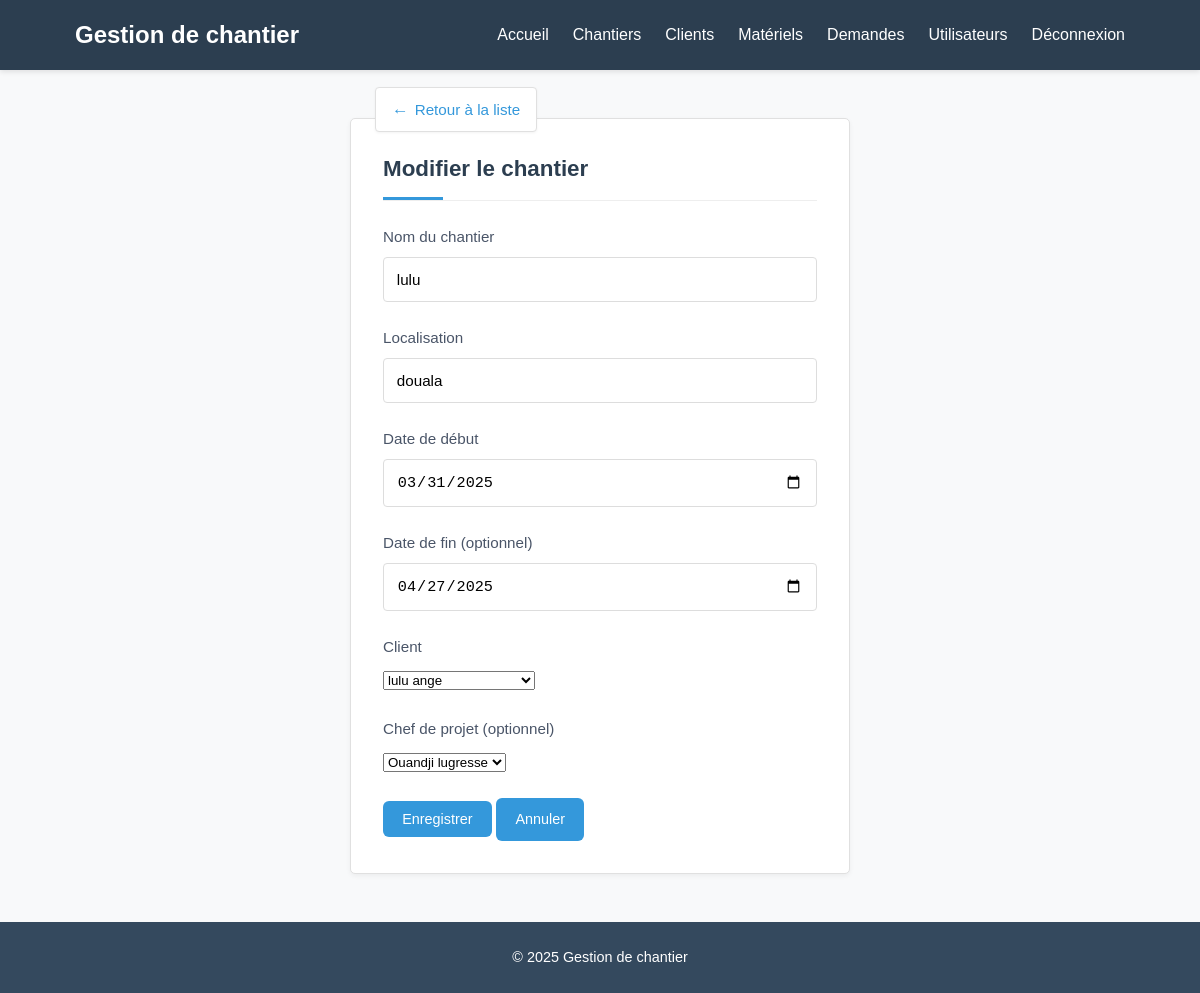
The app's page /pages/chantiers/modifier.php?id=1 (signed in) with its own data.
### tables this page shows
CREATE TABLE `chantiers` (
  `id` int(11) NOT NULL,
  `nom_chantier` varchar(100) NOT NULL,
  `localisation` varchar(100) NOT NULL,
  `date_debut` date DEFAULT NULL,
  `date_fin` date DEFAULT NULL,
  `id_chef` int(11) DEFAULT NULL,
  `client_id` int(11) DEFAULT NULL
);

CREATE TABLE `clients` (
  `id` int(11) NOT NULL,
  `nom` varchar(100) NOT NULL,
  `email` varchar(100) DEFAULT NULL,
  `telephone` varchar(20) DEFAULT NULL,
  `adresse` text DEFAULT NULL
);

CREATE TABLE `users` (
  `id` int(11) NOT NULL,
  `nom` varchar(100) NOT NULL,
  `email` varchar(100) NOT NULL,
  `password` varchar(255) NOT NULL,
  `role` enum('admin','chef_chantier') NOT NULL,
  `created_at` timestamp NOT NULL DEFAULT current_timestamp()
);

### pages/chantiers/modifier.php (the view, shortened to what this page needs)
<?php
require_once '../../includes/config.php';
$id = $_GET['id'];
$stmt = $db->prepare("SELECT * FROM chantiers WHERE id = ?");
$stmt->execute([$id]);
$chantier = $stmt->fetch();
$clients = $db->query("SELECT id, nom FROM clients ORDER BY nom")->fetchAll();
$chefs = $db->query("SELECT id, nom FROM users WHERE role = 'chef_chantier' ORDER BY nom")->fetchAll();
require_once '../../includes/header.php';
?>
<link rel="stylesheet" href="../../assets/css/ajouter.css">
<link rel="stylesheet" href="../../assets/css/style.css">
<a href="liste.php" class="lien-retour">← Retour à la liste</a>
<div class="ajouter-container">
    <h2>Modifier le chantier</h2>
    <form method="POST">
    <a href="liste.php" class="lien-retour">Retour à la liste</a>
        <div class="form-group">
            <label>Nom du chantier</label>
            <input type="text" name="nom_chantier" value="<?= htmlspecialchars($_POST['nom_chantier'] ?? $chantier['nom_chantier']) ?>" required>
        </div>
        <div class="form-group">
            <label>Localisation</label>
            <input type="text" name="localisation" value="<?= htmlspecialchars($_POST['localisation'] ?? $chantier['localisation']) ?>" required>
        </div>
        <div class="form-row">
            <div class="form-group">
                <label>Date de début</label>
                <input type="date" name="date_debut" value="<?= htmlspecialchars($_POST['date_debut'] ?? $chantier['date_debut']) ?>" required>
            </div>
            <div class="form-group">
                <label>Date de fin (optionnel)</label>
                <input type="date" name="date_fin" value="<?= htmlspecialchars($_POST['date_fin'] ?? $chantier['date_fin']) ?>">
            </div>
        </div>
        <div class="form-group">
            <label>Client</label>
            <select name="client_id" required>
                <?php foreach ($clients as $client): ?>
                    <option value="<?= $client['id'] ?>" <?= ($_POST['client_id'] ?? $chantier['client_id']) == $client['id'] ? 'selected' : '' ?>>
                        <?= htmlspecialchars($client['nom']) ?>
                    </option>
                <?php endforeach; ?>
            </select>
        </div>
        <div class="form-group">
            <label>Chef de projet (optionnel)</label>
            <select name="id_chef">
                <?php foreach ($chefs as $chef): ?>
                    <option value="<?= $chef['id'] ?>" <?= ($_POST['id_chef'] ?? $chantier['id_chef']) == $chef['id'] ? 'selected' : '' ?>>
                        <?= htmlspecialchars($chef['nom']) ?>
                    </option>
                <?php endforeach; ?>
            </select>
        </div>
        <button type="submit" class="btn">Enregistrer</button>
        <a href="liste.php" class="btn">Annuler</a>
    </form>
</div>
<?php require_once '../../includes/footer.php'; ?>

### assets/css/style.css (style rules this page uses)
* { margin: 0; padding: 0; box-sizing: border-box; }
body { font-family: 'Arial', sans-serif; line-height: 1.6; color: #333; background-color: #f8f9fa; display: flex; flex-direction: column; min-height: 100vh; }
.btn { display: inline-block; background: #3498db; color: white; padding: 0.6rem 1.2rem; border-radius: 6px; text-decoration: none; font-size: 0.9rem; transition: background 0.3s; }
h2 { color: #2c3e50; font-size: 1.8rem; margin-bottom: 1.5rem; padding-bottom: 0.5rem; position: relative; }
h2::after { content: ''; position: absolute; left: 0; bottom: 0; width: 60px; height: 3px; background: #3498db; }

### assets/css/ajouter.css (style rules this page uses)
.ajouter-container { position: relative; max-width: 500px; margin: 3rem auto; padding: 2rem; background: #fff; border: 1px solid #e0e0e0; border-radius: 5px; box-shadow: 0 2px 5px rgba(0,0,0,0.05); }
.ajouter-container h2 { color: #2c3e50; font-size: 1.4rem; margin-bottom: 1.5rem; padding-bottom: 0.8rem; border-bottom: 1px solid #eee; }
.lien-retour { position: absolute; left: 1.5rem; top: -2rem; color: #3498db; text-decoration: none; font-size: 0.95rem; display: flex; align-items: center; background: white; padding: 0.5rem 1rem; border-radius: 4px; border: 1px solid #e0e0e0; box-shadow: 0 1px 3px rgba(0,0,0,0.05); transition: all 0.2s; }
.lien-retour::before { content: "←"; margin-right: 6px; font-weight: bold; font-size: 1.1em; }
.form-group { margin-bottom: 1.5rem; }
.form-group label { display: block; margin-bottom: 0.5rem; color: #4a5568; font-size: 0.95rem; font-weight: 500; }
.form-group input { width: 100%; padding: 0.8rem; border: 1px solid #ddd; border-radius: 4px; font-size: 0.95rem; transition: all 0.2s; }
.btn { padding: 0.8rem 1.5rem; border-radius: 4px; font-size: 0.95rem; font-weight: 500; cursor: pointer; transition: all 0.2s; text-align: center; }
.btn[type="submit"] { background-color: #3498db; color: white; border: none; }

### records on screen
chantiers: nom_chantier "lulu", localisation "douala", date_debut "03/31/2025", date_fin "04/27/2025", client_id "lulu ange", id_chef "Ouandji lugresse"
